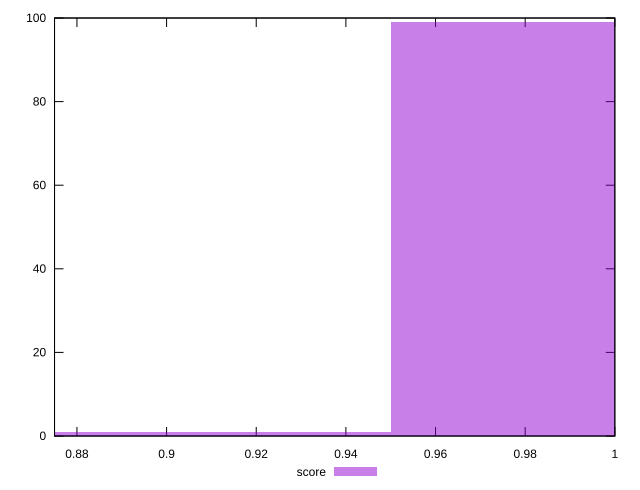

Reproduce this figure in gnuplot.
reset

$score <<EOF
1 99
0.9 1
EOF

set key outside below
set boxwidth 0.1
set xrange [0.875:1]
set yrange [0:100]
set trange [0:100]
set style fill transparent solid 0.5 noborder
set terminal svg size 640, 490 enhanced background rgb 'white'
set output "report_00008_2021-01-22T20:58:29.167/unminified-javascript/samples/pages+cached+noexternal+nosvg/score/histogram.svg"

plot $score title "score" with boxes

reset
